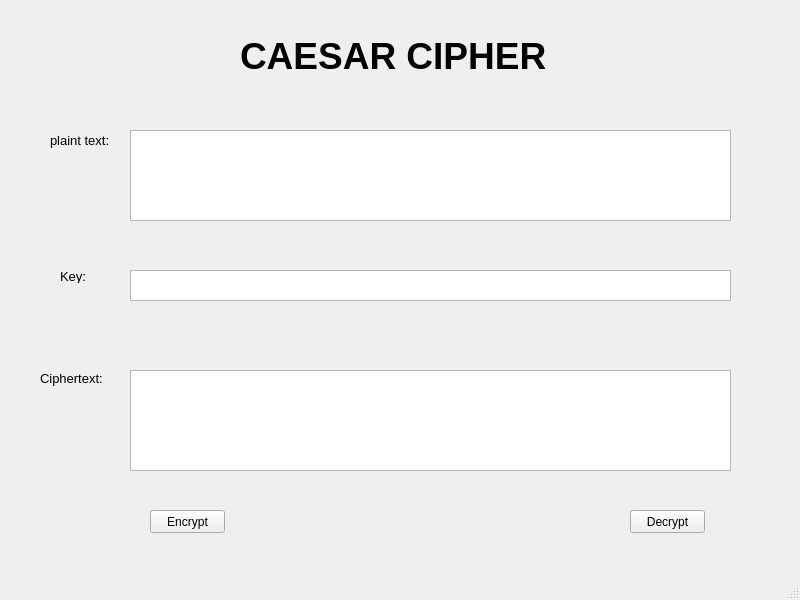
<?xml version="1.0" encoding="UTF-8"?>
<ui version="4.0">
 <class>MainWindow</class>
 <widget class="QMainWindow" name="MainWindow">
  <property name="geometry">
   <rect>
    <x>0</x>
    <y>0</y>
    <width>800</width>
    <height>600</height>
   </rect>
  </property>
  <property name="windowTitle">
   <string>MainWindow</string>
  </property>
  <property name="iconSize">
   <size>
    <width>60</width>
    <height>60</height>
   </size>
  </property>
  <widget class="QWidget" name="centralwidget">
   <widget class="QLabel" name="label">
    <property name="geometry">
     <rect>
      <x>240</x>
      <y>30</y>
      <width>311</width>
      <height>51</height>
     </rect>
    </property>
    <property name="font">
     <font>
      <pointsize>28</pointsize>
      <weight>75</weight>
      <bold>true</bold>
     </font>
    </property>
    <property name="text">
     <string>CAESAR CIPHER</string>
    </property>
   </widget>
   <widget class="QLabel" name="label_2">
    <property name="geometry">
     <rect>
      <x>50</x>
      <y>130</y>
      <width>71</width>
      <height>21</height>
     </rect>
    </property>
    <property name="font">
     <font>
      <pointsize>10</pointsize>
     </font>
    </property>
    <property name="text">
     <string>plaint text:</string>
    </property>
   </widget>
   <widget class="QTextBrowser" name="textBrowser">
    <property name="geometry">
     <rect>
      <x>130</x>
      <y>130</y>
      <width>601</width>
      <height>91</height>
     </rect>
    </property>
   </widget>
   <widget class="QLabel" name="label_3">
    <property name="geometry">
     <rect>
      <x>60</x>
      <y>270</y>
      <width>47</width>
      <height>13</height>
     </rect>
    </property>
    <property name="font">
     <font>
      <pointsize>10</pointsize>
     </font>
    </property>
    <property name="text">
     <string>Key:</string>
    </property>
   </widget>
   <widget class="QTextBrowser" name="textBrowser_2">
    <property name="geometry">
     <rect>
      <x>130</x>
      <y>270</y>
      <width>601</width>
      <height>31</height>
     </rect>
    </property>
   </widget>
   <widget class="QLabel" name="label_4">
    <property name="geometry">
     <rect>
      <x>40</x>
      <y>370</y>
      <width>91</width>
      <height>16</height>
     </rect>
    </property>
    <property name="font">
     <font>
      <pointsize>10</pointsize>
     </font>
    </property>
    <property name="text">
     <string>Ciphertext:</string>
    </property>
   </widget>
   <widget class="QTextBrowser" name="textBrowser_3">
    <property name="geometry">
     <rect>
      <x>130</x>
      <y>370</y>
      <width>601</width>
      <height>101</height>
     </rect>
    </property>
   </widget>
   <widget class="QPushButton" name="pushButton">
    <property name="geometry">
     <rect>
      <x>150</x>
      <y>510</y>
      <width>75</width>
      <height>23</height>
     </rect>
    </property>
    <property name="text">
     <string>Encrypt</string>
    </property>
   </widget>
   <widget class="QPushButton" name="pushButton_2">
    <property name="geometry">
     <rect>
      <x>630</x>
      <y>510</y>
      <width>75</width>
      <height>23</height>
     </rect>
    </property>
    <property name="text">
     <string>Decrypt</string>
    </property>
   </widget>
  </widget>
  <widget class="QMenuBar" name="menubar">
   <property name="geometry">
    <rect>
     <x>0</x>
     <y>0</y>
     <width>800</width>
     <height>21</height>
    </rect>
   </property>
  </widget>
  <widget class="QStatusBar" name="statusbar"/>
 </widget>
 <resources/>
 <connections/>
</ui>
